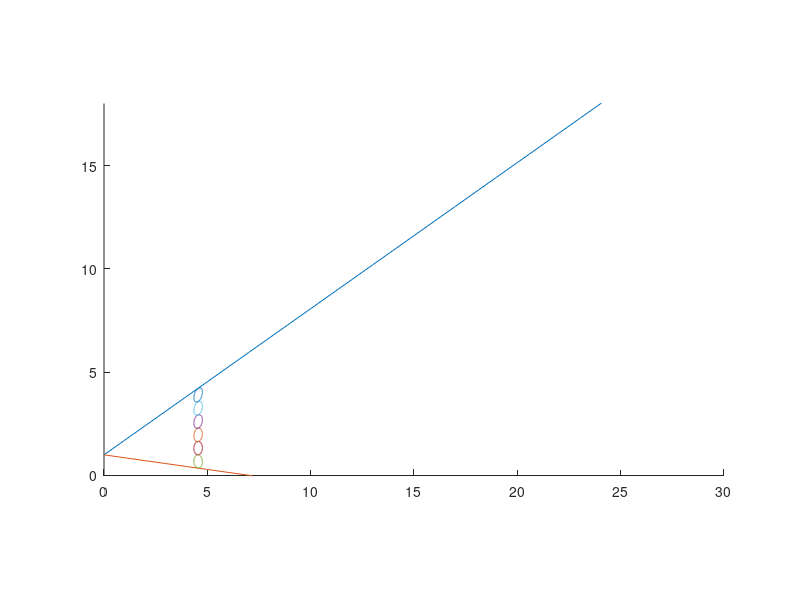

Recreate this plot in MATLAB.
% test the geometry of the corridor with lines and circles

%% parameters
distance_from_screen    = 5;
mouse_height            = 1;  % height of mouse above bottom of screen

screen_width            = 30;
screen_height           = 18;

corridor_width          = 5;  % virtual corridor width
corridor_above          = 5;
corridor_below          = -1;

circle_distance         = 6;  % can be vector of values of circle distance along corridor (0=mouse)
circle_height           = -0.5:1:4.5;  % vector of values of circle height above/below mouse
circle_radius           = 0.5;  % scalar


%% init

% parametrization of circles
t_circle = 0:0.01:2*pi;

% lines of top and bottom of corridor
x_line = 0:screen_width;
y_line_up = mouse_height + corridor_above*x_line/(sqrt(2)*corridor_width);
y_line_down = mouse_height + corridor_below*x_line/(sqrt(2)*corridor_width);


%% plot

figure
hold on

% corridor
plot(x_line, y_line_up)
plot(x_line, y_line_down)
plot(-x_line, y_line_up)
plot(-x_line, y_line_down)

% circles
for i = 1 : length(circle_distance)
    for j = 1 : length(circle_height)
        x_circle = 2*corridor_width*distance_from_screen./(corridor_width + circle_distance(i) + circle_radius*cos(t_circle));
        y_circle = mouse_height + (circle_height(j)+circle_radius*sin(t_circle))*sqrt(2)*distance_from_screen./(corridor_width + circle_distance(i) + circle_radius*cos(t_circle));
        plot(x_circle, y_circle)
        plot(-x_circle, y_circle)
    end
end

% set axes
xlim([0, screen_width])
ylim([0, screen_height])
set(gca, 'dataAspectRatio', [1, 1, 1])



